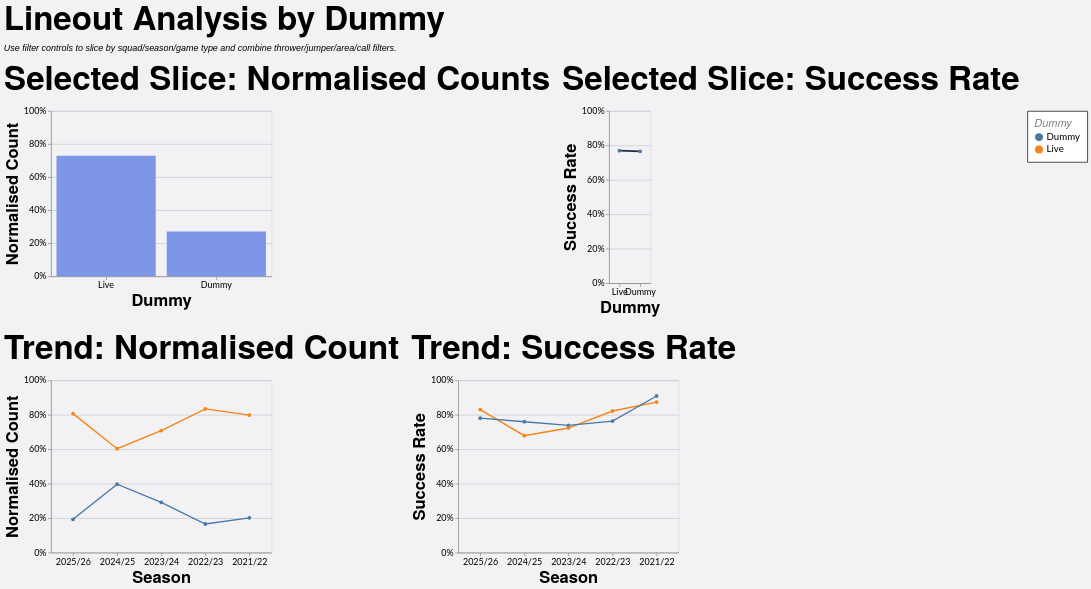

Vega-Lite specification stored for this chart:
### Vega-Lite specification from a JSON file in a GitHub repository (floating-point values rounded to 4 significant figures; data arrays with more than 128 entries replaced by an {"elided": "..."} marker saying what was removed)
{"config": {"axis": {"labelFont": "Lato, sans-serif", "titleFont": "PT Sans Narrow, Helvetica Neue, Helvetica, Arial, sans-serif", "labelFontSize": 13, "titleFontSize": 24, "gridColor": "#202947", "gridOpacity": 0.2}, "header": {"labelFont": "PT Sans Narrow, Helvetica Neue, Helvetica, Arial, sans-serif", "titleFont": "PT Sans Narrow, Helvetica Neue, Helvetica, Arial, sans-serif", "labelFontSize": 24, "titleFontSize": 28, "labelFontWeight": "bold", "orient": "left"}, "legend": {"labelFont": "Lato, sans-serif", "titleFont": "PT Sans Narrow, Helvetica Neue, Helvetica, Arial, sans-serif", "labelFontSize": 14, "titleFontSize": 16, "titlePadding": 5, "fillColor": "white", "strokeColor": "black", "padding": 10, "titleFontWeight": "lighter", "titleFontStyle": "italic", "titleColor": "gray", "offset": 10}, "title": {"font": "PT Sans Narrow, Helvetica Neue, Helvetica, Arial, sans-serif", "fontSize": 48, "fontWeight": "bold", "anchor": "start", "align": "center", "titlePadding": 20, "subtitlePadding": 10, "subtitleFontSize": 13, "subtitleColor": "", "subtitleFontStyle": "italic", "offset": 15, "color": "black"}, "axisX": {"labelAngle": 0}, "facet": {"title": null, "header": null, "align": {"row": "each", "column": "each"}}, "resolve": {"scale": {"y": "independent", "facet": "independent"}}, "background": "#f2f1f4", "scale": {"offsetBandPaddingOuter": 0.2, "offsetBandPaddingInner": 0.1}}, "vconcat": [{"hconcat": [{"mark": {"type": "bar", "color": "#7d96e8"}, "encoding": {"tooltip": [{"field": "dummy", "title": "Dummy", "type": "nominal"}, {"field": "attempts", "format": ",.0f", "title": "Lineouts", "type": "quantitative"}, {"field": "share", "format": ".1%", "title": "Normalised Count", "type": "quantitative"}], "x": {"field": "dummy", "sort": "-y", "title": "Dummy", "type": "nominal"}, "y": {"axis": {"format": "%"}, "field": "share", "scale": {"domain": [0, 1]}, "title": "Normalised Count", "type": "quantitative"}}, "height": 240, "title": "Selected Slice: Normalised Counts", "transform": [{"filter": "(loSquad == 'All' || datum.squad == loSquad) && (loGameType == 'All' || (loGameType == 'League + Cup' && (datum.game_type == 'League' || datum.game_type == 'Cup')) || (loGameType == 'League only' && datum.game_type == 'League') || datum.game_type == loGameType) && (loOpposition == 'All' || datum.opposition == loOpposition) && (loThrower == 'All' || datum.thrower == loThrower) && (loJumper == 'All' || datum.jumper == loJumper) && (loArea == 'All' || datum.area == loArea) && (loNumbers == 'All' || datum.numbers == loNumbers) && (loCall == 'All' || datum.call == loCall) && (loCallType == 'All' || datum.call_type == loCallType)"}, {"filter": "(loSeason == 'All' || datum.season == loSeason)"}, {"aggregate": [{"op": "count", "as": "attempts"}, {"op": "sum", "field": "won", "as": "won"}], "groupby": ["dummy"]}, {"joinaggregate": [{"op": "sum", "field": "attempts", "as": "total_attempts"}]}, {"calculate": "datum.attempts / datum.total_attempts", "as": "share"}, {"calculate": "datum.won / datum.attempts", "as": "success_rate"}], "width": 320}, {"mark": {"type": "line", "color": "#202946", "point": true, "strokeWidth": 2.5}, "encoding": {"tooltip": [{"field": "dummy", "title": "Dummy", "type": "nominal"}, {"field": "won", "format": ",.0f", "title": "Won", "type": "quantitative"}, {"field": "attempts", "format": ",.0f", "title": "Lineouts", "type": "quantitative"}, {"field": "success_rate", "format": ".1%", "title": "Success Rate", "type": "quantitative"}], "x": {"field": "dummy", "sort": "-y", "title": "Dummy", "type": "nominal"}, "y": {"axis": {"format": "%"}, "field": "success_rate", "scale": {"domain": [0, 1]}, "title": "Success Rate", "type": "quantitative"}}, "height": 250, "title": "Selected Slice: Success Rate", "transform": [{"filter": "(loSquad == 'All' || datum.squad == loSquad) && (loGameType == 'All' || (loGameType == 'League + Cup' && (datum.game_type == 'League' || datum.game_type == 'Cup')) || (loGameType == 'League only' && datum.game_type == 'League') || datum.game_type == loGameType) && (loOpposition == 'All' || datum.opposition == loOpposition) && (loThrower == 'All' || datum.thrower == loThrower) && (loJumper == 'All' || datum.jumper == loJumper) && (loArea == 'All' || datum.area == loArea) && (loNumbers == 'All' || datum.numbers == loNumbers) && (loCall == 'All' || datum.call == loCall) && (loCallType == 'All' || datum.call_type == loCallType)"}, {"filter": "(loSeason == 'All' || datum.season == loSeason)"}, {"aggregate": [{"op": "count", "as": "attempts"}, {"op": "sum", "field": "won", "as": "won"}], "groupby": ["dummy"]}, {"joinaggregate": [{"op": "sum", "field": "attempts", "as": "total_attempts"}]}, {"calculate": "datum.attempts / datum.total_attempts", "as": "share"}, {"calculate": "datum.won / datum.attempts", "as": "success_rate"}], "width": {"step": 30}}], "spacing": 16}, {"hconcat": [{"mark": {"type": "line", "point": true, "strokeWidth": 2}, "encoding": {"color": {"field": "dummy", "title": "Dummy", "type": "nominal"}, "tooltip": [{"field": "season", "title": "Season", "type": "nominal"}, {"field": "dummy", "title": "Dummy", "type": "nominal"}, {"field": "attempts", "format": ",.0f", "title": "Lineouts", "type": "quantitative"}, {"field": "norm_count", "format": ".1%", "title": "Normalised Count", "type": "quantitative"}], "x": {"field": "season", "sort": "-x", "title": "Season", "type": "nominal"}, "y": {"axis": {"format": "%"}, "field": "norm_count", "scale": {"domain": [0, 1]}, "title": "Normalised Count", "type": "quantitative"}}, "height": 250, "title": "Trend: Normalised Count", "transform": [{"filter": "(loSquad == 'All' || datum.squad == loSquad) && (loGameType == 'All' || (loGameType == 'League + Cup' && (datum.game_type == 'League' || datum.game_type == 'Cup')) || (loGameType == 'League only' && datum.game_type == 'League') || datum.game_type == loGameType) && (loOpposition == 'All' || datum.opposition == loOpposition) && (loThrower == 'All' || datum.thrower == loThrower) && (loJumper == 'All' || datum.jumper == loJumper) && (loArea == 'All' || datum.area == loArea) && (loNumbers == 'All' || datum.numbers == loNumbers) && (loCall == 'All' || datum.call == loCall) && (loCallType == 'All' || datum.call_type == loCallType)"}, {"aggregate": [{"op": "count", "as": "attempts"}, {"op": "sum", "field": "won", "as": "won"}], "groupby": ["season", "dummy"]}, {"joinaggregate": [{"op": "sum", "field": "attempts", "as": "season_attempts"}], "groupby": ["season"]}, {"calculate": "datum.attempts / datum.season_attempts", "as": "norm_count"}, {"calculate": "datum.won / datum.attempts", "as": "success_rate"}], "width": 320}, {"mark": {"type": "line", "point": true, "strokeWidth": 2}, "encoding": {"color": {"field": "dummy", "title": "Dummy", "type": "nominal"}, "tooltip": [{"field": "season", "title": "Season", "type": "nominal"}, {"field": "dummy", "title": "Dummy", "type": "nominal"}, {"field": "won", "format": ",.0f", "title": "Won", "type": "quantitative"}, {"field": "attempts", "format": ",.0f", "title": "Lineouts", "type": "quantitative"}, {"field": "success_rate", "format": ".1%", "title": "Success Rate", "type": "quantitative"}], "x": {"field": "season", "sort": "-x", "title": "Season", "type": "nominal"}, "y": {"axis": {"format": "%"}, "field": "success_rate", "scale": {"domain": [0, 1]}, "title": "Success Rate", "type": "quantitative"}}, "height": 250, "title": "Trend: Success Rate", "transform": [{"filter": "(loSquad == 'All' || datum.squad == loSquad) && (loGameType == 'All' || (loGameType == 'League + Cup' && (datum.game_type == 'League' || datum.game_type == 'Cup')) || (loGameType == 'League only' && datum.game_type == 'League') || datum.game_type == loGameType) && (loOpposition == 'All' || datum.opposition == loOpposition) && (loThrower == 'All' || datum.thrower == loThrower) && (loJumper == 'All' || datum.jumper == loJumper) && (loArea == 'All' || datum.area == loArea) && (loNumbers == 'All' || datum.numbers == loNumbers) && (loCall == 'All' || datum.call == loCall) && (loCallType == 'All' || datum.call_type == loCallType)"}, {"aggregate": [{"op": "count", "as": "attempts"}, {"op": "sum", "field": "won", "as": "won"}], "groupby": ["season", "dummy"]}, {"joinaggregate": [{"op": "sum", "field": "attempts", "as": "season_attempts"}], "groupby": ["season"]}, {"calculate": "datum.attempts / datum.season_attempts", "as": "norm_count"}, {"calculate": "datum.won / datum.attempts", "as": "success_rate"}], "width": 320}], "spacing": 16}], "data": {"name": "data-da9adb10af1b7c6a32e20fb6e3837081"}, "params": [{"name": "loSquad", "value": "All"}, {"name": "loSeason", "value": "All"}, {"name": "loGameType", "value": "All"}, {"name": "loOpposition", "value": "All"}, {"name": "loThrower", "value": "All"}, {"name": "loJumper", "value": "All"}, {"name": "loArea", "value": "All"}, {"name": "loNumbers", "value": "All"}, {"name": "loCall", "value": "All"}, {"name": "loCallType", "value": "All"}], "spacing": 22, "title": {"text": "Lineout Analysis by Dummy", "subtitle": "Use filter controls to slice by squad/season/game type and combine thrower/jumper/area/call filters."}, "$schema": "https://vega.github.io/schema/vega-lite/v5.20.1.json", "datasets": {"data-da9adb10af1b7c6a32e20fb6e3837081": {"elided": "1242 records"}}}
